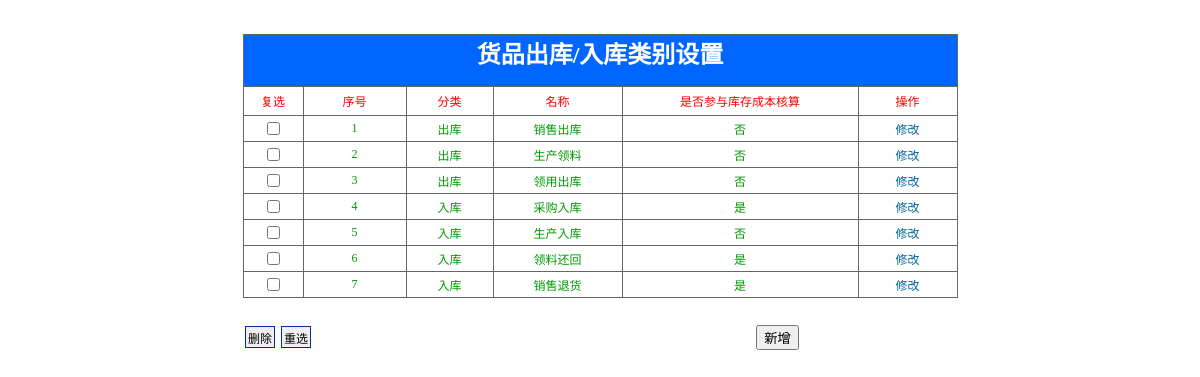
Screenshot of /basic/inoutsetting.php (signed in) with the database file from the repository.
### tables this page shows
CREATE TABLE `tb_inout` (
  `id` int(4) unsigned NOT NULL auto_increment,
  `type` varchar(20) NOT NULL,
  `name` varchar(20) NOT NULL,
  `cost` int(4) NOT NULL,
  PRIMARY KEY  (`id`,`name`)
);

### basic/inoutsetting.php (the view, shortened to what this page needs)
<?php
  include("../conn/conn.php");
?>
<html>
<head>
<link rel="stylesheet" type="text/css" href="css/font.css">
</head>
<body topmargin="0" leftmargin="0" bottommargin="0">
<?php
       $sql=mysql_query("select count(*) as total from tb_inout ",$conn);
       $info=mysql_fetch_array($sql);
       $total=$info[total];
       if($total==0){
         echo "暂无分类!";
       }
       else
        {
?>
<form name="form1" method="post" action="deleteinout.php">
  <p>&nbsp;</p>
  <table width="715" border="0" align="center" cellpadding="0" cellspacing="0">
  <tr>
    <td width="715" height="75" bgcolor="#666666"><table width="715" height="86" border="0" cellpadding="0" cellspacing="1">
      <tr bgcolor="#FFCF60">
        <td height="20" colspan="6" bgcolor="#0066FF"><div align="center" class="style1">
          <h1>货品出库/入库类别设置</h1>
        </div></td>
      </tr>
      <tr>
        <td width="59" height="28" bgcolor="#FFFFFF"><div align="center" class="STYLE2">复选</div></td>
        <td width="102" bgcolor="#FFFFFF"><div align="center" class="STYLE2">序号</div></td>
        <td width="86" bgcolor="#FFFFFF"><div align="center" class="STYLE2">分类</div></td>
        <td width="128" bgcolor="#FFFFFF"><div align="center" class="STYLE2">名称</div></td>
        <td width="235" bgcolor="#FFFFFF"><div align="center" class="STYLE2">是否参与库存成本核算</div>          <div align="center" class="STYLE2"></div>
          <div align="center" class="STYLE2"></div></td>
        <td width="98" bgcolor="#FFFFFF"><div align="center" class="STYLE2">操作</div></td>
      </tr>
      <?php
          $sql1=mysql_query("select * from tb_inout where type='".出库."' order by id asc",$conn);
          $cnt=1;
           while($info1=mysql_fetch_array($sql1))
            {
      ?>
      <tr>
        <td height="25" bgcolor="#FFFFFF"><div align="center">
          <input type="checkbox" name="<?php echo $info1[id];?>" value=<?php echo $info1[id];?>>
        </div></td>
        <td height="25" bgcolor="#FFFFFF">
          <div align="center" class="STYLE3"><?php echo $cnt++;?></div></td>
        <td height="25" bgcolor="#FFFFFF"><div align="center" class="STYLE3"><?php echo $info1[type];?></div></td>
        <td height="25" bgcolor="#FFFFFF"><div align="center" class="STYLE3"><?php echo $info1[name];?></div></td>
        <td height="25" bgcolor="#FFFFFF"><div align="center" class="STYLE3"><?php if($info1[cost]==0) {echo "否";}else {echo "是";}?></div>          <div align="center" class="STYLE3"></div>          </td>
        <td height="25" bgcolor="#FFFFFF"><div align="center" class="STYLE2"><a href="editinout.php?id=<?php echo $info1[id];?>">修改</a></div></td>
      </tr>
     <?php
        }
      ?>
      <?php
          $sql2=mysql_query("select * from tb_inout where type='".入库."' order by id asc",$conn);
           while($info2=mysql_fetch_array($sql2))
            {
      ?>
      <tr>
        <td height="25" bgcolor="#FFFFFF"><div align="center">
          <input type="checkbox" name="<?php echo $info2[id];?>" value=<?php echo $info2[id];?>>
        </div></td>
        <td height="25" bgcolor="#FFFFFF">
          <div align="center" class="STYLE3"><?php echo $cnt++;?></div></td>
        <td height="25" bgcolor="#FFFFFF"><div align="center" class="STYLE3"><?php echo $info2[type];?></div></td>
        <td height="25" bgcolor="#FFFFFF"><div align="center" class="STYLE3"><?php echo $info2[name];?></div></td>
        <td height="25" bgcolor="#FFFFFF"><div align="center" class="STYLE3"><?php if($info2[cost]==0) {echo "否";}else {echo "是";}?></div>          <div align="center" class="STYLE3"></div>          </td>
        <td height="25" bgcolor="#FFFFFF"><div align="center" class="STYLE2"><a href="editinout.php?id=<?php echo $info2[id];?>">修改</a></div></td>
      </tr>
 <?php
        }
      ?>
    </table></td>
  </tr>
</table>
<table width="710" height="78" border="0" align="center" cellpadding="0" cellspacing="0">
  <tr>
    <td width="355">
      <div align="left"><input name="submit" type="submit" class="btn_2k3" id="submit" value="删除"/>
      &nbsp;<input type="reset" value="重选" class="btn_2k3"/>
      </div>
      <div align="right"></div></td>
    <td width="355" align="center"><input name="addnew" type="button" value="新增"onClick="javascript:window.open('newinout.php','_self')" /></td>
  </tr>
</table>
</form>
<?php
        }
      ?>
</body>
</html>

### basic/inoutsetting.php (style rules this page uses)
.STYLE2 { color: #FF0000 }
.STYLE3 { color: #009900; }

### rows the page displays
tb_inout: type "出库", name "销售出库", cost "否"
tb_inout: type "出库", name "生产领料", cost "否"
tb_inout: type "出库", name "领用出库", cost "否"
tb_inout: type "入库", name "采购入库", cost "是"
tb_inout: type "入库", name "生产入库", cost "否"
tb_inout: type "入库", name "领料还回", cost "是"
tb_inout: type "入库", name "销售退货", cost "是"
